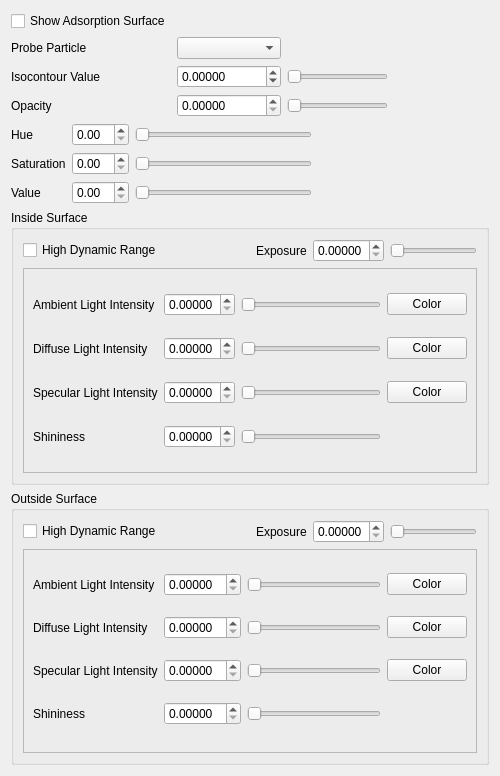
<?xml version="1.0" encoding="UTF-8"?>
<ui version="4.0">
 <class>AppearanceAdsorptionSurfaceForm</class>
 <widget class="QWidget" name="AppearanceAdsorptionSurfaceForm">
  <property name="geometry">
   <rect>
    <x>0</x>
    <y>0</y>
    <width>500</width>
    <height>776</height>
   </rect>
  </property>
  <property name="windowTitle">
   <string>Form</string>
  </property>
  <layout class="QVBoxLayout" name="verticalLayout">
   <item>
    <layout class="QHBoxLayout" name="horizontalLayout_4">
     <item>
      <layout class="QGridLayout" name="gridLayout_3" columnstretch="3,2,2,2">
       <item row="0" column="3">
        <spacer name="horizontalSpacer_2">
         <property name="orientation">
          <enum>Qt::Horizontal</enum>
         </property>
         <property name="sizeHint" stdset="0">
          <size>
           <width>40</width>
           <height>20</height>
          </size>
         </property>
        </spacer>
       </item>
       <item row="0" column="0">
        <widget class="QCheckBox" name="adsorptionSurfaceCheckBox">
         <property name="text">
          <string>Show Adsorption Surface</string>
         </property>
        </widget>
       </item>
       <item row="2" column="2">
        <widget class="QDoubleSlider" name="adsorptionSurfaceIsovalueDoubleSlider">
         <property name="orientation">
          <enum>Qt::Horizontal</enum>
         </property>
        </widget>
       </item>
       <item row="2" column="0">
        <widget class="QLabel" name="label">
         <property name="text">
          <string>Isocontour Value</string>
         </property>
        </widget>
       </item>
       <item row="1" column="0">
        <widget class="QLabel" name="label_24">
         <property name="text">
          <string>Probe Particle</string>
         </property>
        </widget>
       </item>
       <item row="0" column="1">
        <spacer name="horizontalSpacer_3">
         <property name="orientation">
          <enum>Qt::Horizontal</enum>
         </property>
         <property name="sizeHint" stdset="0">
          <size>
           <width>40</width>
           <height>20</height>
          </size>
         </property>
        </spacer>
       </item>
       <item row="1" column="3">
        <spacer name="horizontalSpacer">
         <property name="orientation">
          <enum>Qt::Horizontal</enum>
         </property>
         <property name="sizeHint" stdset="0">
          <size>
           <width>40</width>
           <height>20</height>
          </size>
         </property>
        </spacer>
       </item>
       <item row="0" column="2">
        <spacer name="horizontalSpacer_4">
         <property name="orientation">
          <enum>Qt::Horizontal</enum>
         </property>
         <property name="sizeHint" stdset="0">
          <size>
           <width>40</width>
           <height>20</height>
          </size>
         </property>
        </spacer>
       </item>
       <item row="3" column="0">
        <widget class="QLabel" name="label_2">
         <property name="text">
          <string>Opacity</string>
         </property>
        </widget>
       </item>
       <item row="3" column="2">
        <widget class="QDoubleSlider" name="adsorptionSurfaceOpacityDoubleSlider">
         <property name="orientation">
          <enum>Qt::Horizontal</enum>
         </property>
        </widget>
       </item>
       <item row="1" column="1">
        <widget class="QComboBox" name="probeParticleComboBox"/>
       </item>
       <item row="2" column="3">
        <spacer name="horizontalSpacer_5">
         <property name="orientation">
          <enum>Qt::Horizontal</enum>
         </property>
         <property name="sizeHint" stdset="0">
          <size>
           <width>40</width>
           <height>20</height>
          </size>
         </property>
        </spacer>
       </item>
       <item row="3" column="3">
        <spacer name="horizontalSpacer_6">
         <property name="orientation">
          <enum>Qt::Horizontal</enum>
         </property>
         <property name="sizeHint" stdset="0">
          <size>
           <width>40</width>
           <height>20</height>
          </size>
         </property>
        </spacer>
       </item>
       <item row="2" column="1">
        <widget class="CustomDoubleSpinBox" name="adsorptionSurfaceIsovalueDoubleSpinBox">
         <property name="keyboardTracking">
          <bool>false</bool>
         </property>
         <property name="decimals">
          <number>5</number>
         </property>
         <property name="minimum">
          <double>-1000.000000000000000</double>
         </property>
         <property name="maximum">
          <double>1000000.000000000000000</double>
         </property>
         <property name="singleStep">
          <double>10.000000000000000</double>
         </property>
        </widget>
       </item>
       <item row="3" column="1">
        <widget class="CustomDoubleSpinBox" name="adsorptionSurfaceOpacityDoubleSpinBox">
         <property name="keyboardTracking">
          <bool>false</bool>
         </property>
         <property name="decimals">
          <number>5</number>
         </property>
         <property name="maximum">
          <double>1.000000000000000</double>
         </property>
         <property name="singleStep">
          <double>0.050000000000000</double>
         </property>
        </widget>
       </item>
      </layout>
     </item>
    </layout>
   </item>
   <item>
    <layout class="QGridLayout" name="gridLayout">
     <item row="0" column="3">
      <spacer name="horizontalSpacer_9">
       <property name="orientation">
        <enum>Qt::Horizontal</enum>
       </property>
       <property name="sizeHint" stdset="0">
        <size>
         <width>40</width>
         <height>20</height>
        </size>
       </property>
      </spacer>
     </item>
     <item row="2" column="0">
      <widget class="QLabel" name="label_7">
       <property name="text">
        <string>Value</string>
       </property>
      </widget>
     </item>
     <item row="0" column="0">
      <widget class="QLabel" name="label_5">
       <property name="text">
        <string>Hue</string>
       </property>
      </widget>
     </item>
     <item row="1" column="0">
      <widget class="QLabel" name="label_6">
       <property name="text">
        <string>Saturation</string>
       </property>
      </widget>
     </item>
     <item row="1" column="1">
      <widget class="CustomDoubleSpinBox" name="adsorptionSurfaceSaturationDoubleSpinBox"/>
     </item>
     <item row="0" column="1">
      <widget class="CustomDoubleSpinBox" name="adsorptionSurfaceHueDoubleSpinBox"/>
     </item>
     <item row="1" column="2">
      <widget class="QDoubleSlider" name="adsorptionSurfaceSaturationDoubleSlider">
       <property name="orientation">
        <enum>Qt::Horizontal</enum>
       </property>
      </widget>
     </item>
     <item row="0" column="2">
      <widget class="QDoubleSlider" name="adsorptionSurfaceHueDoubleSlider">
       <property name="orientation">
        <enum>Qt::Horizontal</enum>
       </property>
      </widget>
     </item>
     <item row="2" column="1">
      <widget class="CustomDoubleSpinBox" name="adsorptionSurfaceValueDoubleSpinBox"/>
     </item>
     <item row="2" column="2">
      <widget class="QDoubleSlider" name="adsorptionSurfaceValueDoubleSlider">
       <property name="orientation">
        <enum>Qt::Horizontal</enum>
       </property>
      </widget>
     </item>
     <item row="1" column="3">
      <spacer name="horizontalSpacer_10">
       <property name="orientation">
        <enum>Qt::Horizontal</enum>
       </property>
       <property name="sizeHint" stdset="0">
        <size>
         <width>40</width>
         <height>20</height>
        </size>
       </property>
      </spacer>
     </item>
     <item row="2" column="3">
      <spacer name="horizontalSpacer_11">
       <property name="orientation">
        <enum>Qt::Horizontal</enum>
       </property>
       <property name="sizeHint" stdset="0">
        <size>
         <width>40</width>
         <height>20</height>
        </size>
       </property>
      </spacer>
     </item>
    </layout>
   </item>
   <item>
    <layout class="QHBoxLayout" name="horizontalLayout_3">
     <item>
      <widget class="QGroupBox" name="groupBox">
       <property name="title">
        <string>Inside Surface</string>
       </property>
       <layout class="QVBoxLayout" name="verticalLayout_4">
        <item>
         <layout class="QHBoxLayout" name="horizontalLayout_5">
          <item>
           <widget class="QCheckBox" name="insideHighDynamicRangecheckBox">
            <property name="text">
             <string>High Dynamic Range</string>
            </property>
           </widget>
          </item>
          <item>
           <spacer name="horizontalSpacer_7">
            <property name="orientation">
             <enum>Qt::Horizontal</enum>
            </property>
            <property name="sizeHint" stdset="0">
             <size>
              <width>40</width>
              <height>20</height>
             </size>
            </property>
           </spacer>
          </item>
          <item>
           <widget class="QLabel" name="label_3">
            <property name="text">
             <string>Exposure</string>
            </property>
           </widget>
          </item>
          <item>
           <widget class="CustomDoubleSpinBox" name="insideHDRExposureDoubleSpinBox">
            <property name="keyboardTracking">
             <bool>false</bool>
            </property>
            <property name="decimals">
             <number>5</number>
            </property>
            <property name="maximum">
             <double>1.000000000000000</double>
            </property>
            <property name="singleStep">
             <double>0.050000000000000</double>
            </property>
           </widget>
          </item>
          <item>
           <widget class="QDoubleSlider" name="insideHDRExposureDoubleSlider">
            <property name="orientation">
             <enum>Qt::Horizontal</enum>
            </property>
           </widget>
          </item>
         </layout>
        </item>
        <item>
         <widget class="QFrame" name="frame_2">
          <property name="frameShape">
           <enum>QFrame::StyledPanel</enum>
          </property>
          <property name="frameShadow">
           <enum>QFrame::Raised</enum>
          </property>
          <layout class="QGridLayout" name="gridLayout_5">
           <item row="3" column="2">
            <widget class="QDoubleSlider" name="insideShininessDoubleSlider">
             <property name="orientation">
              <enum>Qt::Horizontal</enum>
             </property>
            </widget>
           </item>
           <item row="1" column="2">
            <widget class="QDoubleSlider" name="insideDiffuseLightIntensityDoubleSlider">
             <property name="orientation">
              <enum>Qt::Horizontal</enum>
             </property>
            </widget>
           </item>
           <item row="2" column="3">
            <widget class="SelectColorButton" name="insideSpecularColorPushButton">
             <property name="text">
              <string>Color</string>
             </property>
            </widget>
           </item>
           <item row="1" column="3">
            <widget class="SelectColorButton" name="insideDiffuseColorPushButton">
             <property name="text">
              <string>Color</string>
             </property>
            </widget>
           </item>
           <item row="3" column="0">
            <widget class="QLabel" name="label_15">
             <property name="text">
              <string>Shininess</string>
             </property>
            </widget>
           </item>
           <item row="2" column="0">
            <widget class="QLabel" name="label_14">
             <property name="text">
              <string>Specular Light Intensity</string>
             </property>
            </widget>
           </item>
           <item row="2" column="2">
            <widget class="QDoubleSlider" name="insideSpecularLightIntensityDoubleSlider">
             <property name="orientation">
              <enum>Qt::Horizontal</enum>
             </property>
            </widget>
           </item>
           <item row="1" column="0">
            <widget class="QLabel" name="label_13">
             <property name="text">
              <string>Diffuse Light Intensity</string>
             </property>
            </widget>
           </item>
           <item row="0" column="0">
            <widget class="QLabel" name="label_12">
             <property name="text">
              <string>Ambient Light Intensity</string>
             </property>
            </widget>
           </item>
           <item row="0" column="3">
            <widget class="SelectColorButton" name="insideAmbientColorPushButton">
             <property name="text">
              <string>Color</string>
             </property>
            </widget>
           </item>
           <item row="0" column="2">
            <widget class="QDoubleSlider" name="insideAmbientLightIntensityDoubleSlider">
             <property name="orientation">
              <enum>Qt::Horizontal</enum>
             </property>
            </widget>
           </item>
           <item row="0" column="1">
            <widget class="CustomDoubleSpinBox" name="insideAmbientLightIntensityDoubleSpinBox">
             <property name="keyboardTracking">
              <bool>false</bool>
             </property>
             <property name="decimals">
              <number>5</number>
             </property>
             <property name="maximum">
              <double>1.000000000000000</double>
             </property>
             <property name="singleStep">
              <double>0.050000000000000</double>
             </property>
            </widget>
           </item>
           <item row="1" column="1">
            <widget class="CustomDoubleSpinBox" name="insideDiffuseLightIntensityDoubleSpinBox">
             <property name="keyboardTracking">
              <bool>false</bool>
             </property>
             <property name="decimals">
              <number>5</number>
             </property>
             <property name="maximum">
              <double>1.000000000000000</double>
             </property>
             <property name="singleStep">
              <double>0.050000000000000</double>
             </property>
            </widget>
           </item>
           <item row="2" column="1">
            <widget class="CustomDoubleSpinBox" name="insideSpecularLightIntensityDoubleSpinBox">
             <property name="keyboardTracking">
              <bool>false</bool>
             </property>
             <property name="decimals">
              <number>5</number>
             </property>
             <property name="maximum">
              <double>1.000000000000000</double>
             </property>
             <property name="singleStep">
              <double>0.050000000000000</double>
             </property>
            </widget>
           </item>
           <item row="3" column="1">
            <widget class="CustomDoubleSpinBox" name="insideShininessDoubleSpinBox">
             <property name="keyboardTracking">
              <bool>false</bool>
             </property>
             <property name="decimals">
              <number>5</number>
             </property>
             <property name="maximum">
              <double>1.000000000000000</double>
             </property>
             <property name="singleStep">
              <double>0.050000000000000</double>
             </property>
            </widget>
           </item>
          </layout>
         </widget>
        </item>
       </layout>
      </widget>
     </item>
    </layout>
   </item>
   <item>
    <layout class="QHBoxLayout" name="horizontalLayout_2">
     <item>
      <widget class="QGroupBox" name="groupBox_2">
       <property name="title">
        <string>Outside Surface</string>
       </property>
       <layout class="QVBoxLayout" name="verticalLayout_5">
        <item>
         <layout class="QHBoxLayout" name="horizontalLayout_6">
          <item>
           <widget class="QCheckBox" name="outsideHighDynamicRangecheckBox">
            <property name="text">
             <string>High Dynamic Range</string>
            </property>
           </widget>
          </item>
          <item>
           <spacer name="horizontalSpacer_8">
            <property name="orientation">
             <enum>Qt::Horizontal</enum>
            </property>
            <property name="sizeHint" stdset="0">
             <size>
              <width>40</width>
              <height>20</height>
             </size>
            </property>
           </spacer>
          </item>
          <item>
           <widget class="QLabel" name="label_4">
            <property name="text">
             <string>Exposure</string>
            </property>
           </widget>
          </item>
          <item>
           <widget class="CustomDoubleSpinBox" name="outsideHDRExposureDoubleSpinBox">
            <property name="keyboardTracking">
             <bool>false</bool>
            </property>
            <property name="decimals">
             <number>5</number>
            </property>
            <property name="maximum">
             <double>1.000000000000000</double>
            </property>
            <property name="singleStep">
             <double>0.050000000000000</double>
            </property>
           </widget>
          </item>
          <item>
           <widget class="QDoubleSlider" name="outsideHDRExposureDoubleSlider">
            <property name="orientation">
             <enum>Qt::Horizontal</enum>
            </property>
           </widget>
          </item>
         </layout>
        </item>
        <item>
         <widget class="QFrame" name="frame_4">
          <property name="frameShape">
           <enum>QFrame::StyledPanel</enum>
          </property>
          <property name="frameShadow">
           <enum>QFrame::Raised</enum>
          </property>
          <layout class="QGridLayout" name="gridLayout_6">
           <item row="3" column="2">
            <widget class="QDoubleSlider" name="outsideShininessDoubleSlider">
             <property name="orientation">
              <enum>Qt::Horizontal</enum>
             </property>
            </widget>
           </item>
           <item row="1" column="2">
            <widget class="QDoubleSlider" name="outsideDiffuseLightIntensityDoubleSlider">
             <property name="orientation">
              <enum>Qt::Horizontal</enum>
             </property>
            </widget>
           </item>
           <item row="2" column="3">
            <widget class="SelectColorButton" name="outsideSpecularColorPushButton">
             <property name="text">
              <string>Color</string>
             </property>
            </widget>
           </item>
           <item row="1" column="3">
            <widget class="SelectColorButton" name="outsideDiffuseColorPushButton">
             <property name="text">
              <string>Color</string>
             </property>
            </widget>
           </item>
           <item row="3" column="0">
            <widget class="QLabel" name="label_16">
             <property name="text">
              <string>Shininess</string>
             </property>
            </widget>
           </item>
           <item row="2" column="0">
            <widget class="QLabel" name="label_17">
             <property name="text">
              <string>Specular Light Intensity</string>
             </property>
            </widget>
           </item>
           <item row="2" column="2">
            <widget class="QDoubleSlider" name="outsideSpecularLightIntensityDoubleSlider">
             <property name="orientation">
              <enum>Qt::Horizontal</enum>
             </property>
            </widget>
           </item>
           <item row="1" column="0">
            <widget class="QLabel" name="label_18">
             <property name="text">
              <string>Diffuse Light Intensity</string>
             </property>
            </widget>
           </item>
           <item row="0" column="0">
            <widget class="QLabel" name="label_19">
             <property name="text">
              <string>Ambient Light Intensity</string>
             </property>
            </widget>
           </item>
           <item row="0" column="3">
            <widget class="SelectColorButton" name="outsideAmbientColorPushButton">
             <property name="text">
              <string>Color</string>
             </property>
            </widget>
           </item>
           <item row="0" column="2">
            <widget class="QDoubleSlider" name="outsideAmbientLightIntensityDoubleSlider">
             <property name="orientation">
              <enum>Qt::Horizontal</enum>
             </property>
            </widget>
           </item>
           <item row="0" column="1">
            <widget class="CustomDoubleSpinBox" name="outsideAmbientLightIntensityDoubleSpinBox">
             <property name="keyboardTracking">
              <bool>false</bool>
             </property>
             <property name="decimals">
              <number>5</number>
             </property>
             <property name="maximum">
              <double>1.000000000000000</double>
             </property>
             <property name="singleStep">
              <double>0.050000000000000</double>
             </property>
            </widget>
           </item>
           <item row="1" column="1">
            <widget class="CustomDoubleSpinBox" name="outsideDiffuseLightIntensityDoubleSpinBox">
             <property name="keyboardTracking">
              <bool>false</bool>
             </property>
             <property name="decimals">
              <number>5</number>
             </property>
             <property name="maximum">
              <double>1.000000000000000</double>
             </property>
             <property name="singleStep">
              <double>0.050000000000000</double>
             </property>
            </widget>
           </item>
           <item row="2" column="1">
            <widget class="CustomDoubleSpinBox" name="outsideSpecularLightIntensityDoubleSpinBox">
             <property name="keyboardTracking">
              <bool>false</bool>
             </property>
             <property name="decimals">
              <number>5</number>
             </property>
             <property name="maximum">
              <double>10.000000000000000</double>
             </property>
             <property name="singleStep">
              <double>0.050000000000000</double>
             </property>
            </widget>
           </item>
           <item row="3" column="1">
            <widget class="CustomDoubleSpinBox" name="outsideShininessDoubleSpinBox">
             <property name="keyboardTracking">
              <bool>false</bool>
             </property>
             <property name="decimals">
              <number>5</number>
             </property>
             <property name="maximum">
              <double>1.000000000000000</double>
             </property>
             <property name="singleStep">
              <double>0.050000000000000</double>
             </property>
            </widget>
           </item>
          </layout>
         </widget>
        </item>
       </layout>
      </widget>
     </item>
    </layout>
   </item>
  </layout>
 </widget>
 <customwidgets>
  <customwidget>
   <class>CustomDoubleSpinBox</class>
   <extends>QDoubleSpinBox</extends>
   <header>customdoublespinbox.h</header>
  </customwidget>
  <customwidget>
   <class>QDoubleSlider</class>
   <extends>QSlider</extends>
   <header>qdoubleslider.h</header>
  </customwidget>
  <customwidget>
   <class>SelectColorButton</class>
   <extends>QPushButton</extends>
   <header>selectcolorbutton.h</header>
  </customwidget>
 </customwidgets>
 <resources/>
 <connections/>
</ui>
